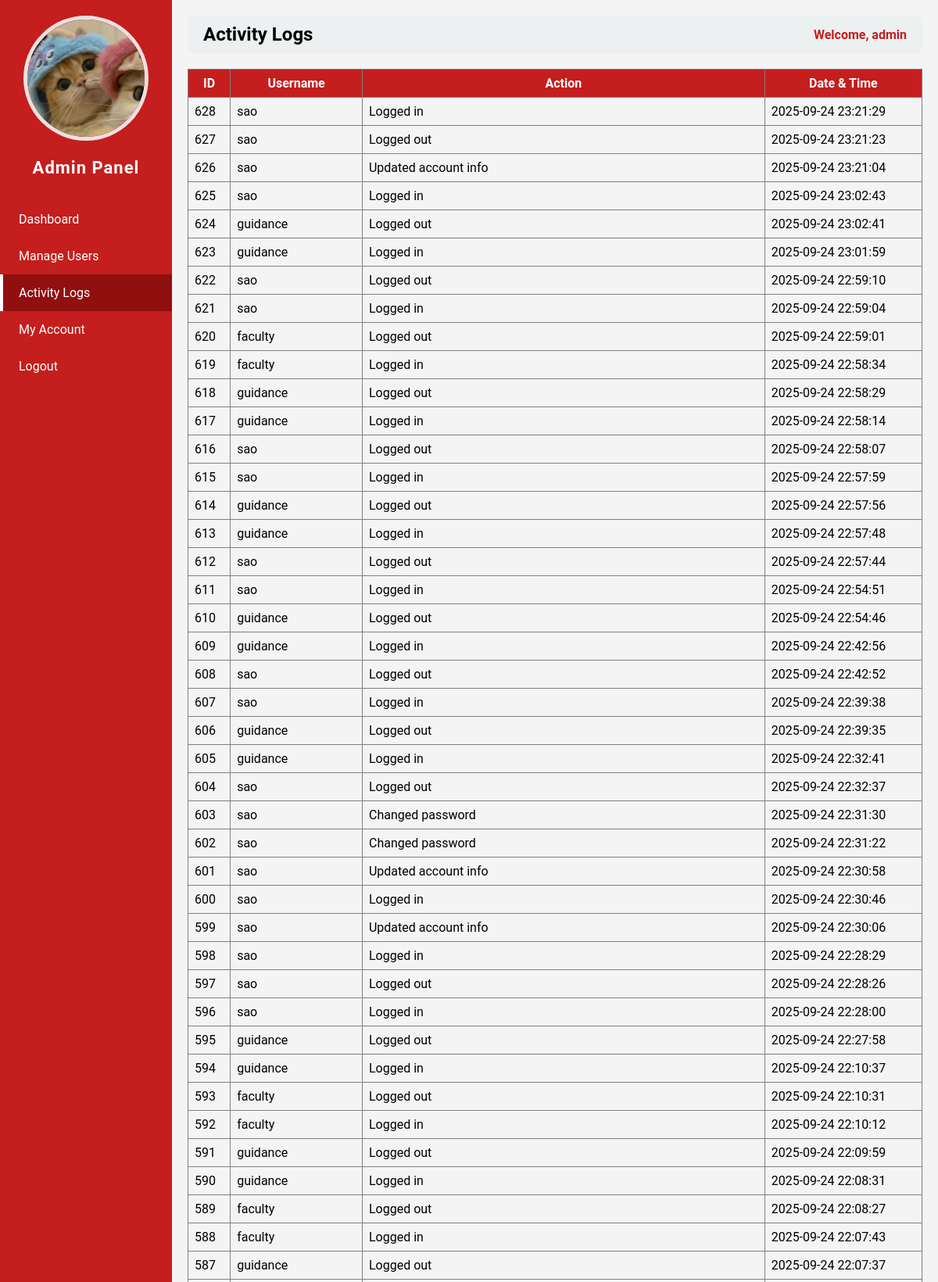
/admin.php?page=activity_logs (signed in, upper part), run on the app's committed database.
### tables this page shows
CREATE TABLE `users` (
  `id` int(11) NOT NULL,
  `username` varchar(50) NOT NULL,
  `password` varchar(255) NOT NULL,
  `role` varchar(50) NOT NULL,
  `email` varchar(255) NOT NULL,
  `contact` varchar(50) NOT NULL,
  `status` varchar(50) NOT NULL,
  `img` varchar(255) NOT NULL
);

CREATE TABLE `logs` (
  `id` int(11) NOT NULL,
  `user_id` int(11) NOT NULL,
  `action` varchar(255) NOT NULL,
  `date_time` datetime NOT NULL DEFAULT current_timestamp()
);

### admin_pages/activity_logs.php (the view)
<?php
$host = "localhost";
$dbname = "studisciplink";
$user = "root";
$pass = "";
try {
    $pdo = new PDO("mysql:host=$host;dbname=$dbname", $user, $pass);
    $pdo->setAttribute(PDO::ATTR_ERRMODE, PDO::ERRMODE_EXCEPTION);
    $stmt = $pdo->prepare("
        SELECT l.id, u.username, l.action, l.date_time
        FROM logs l
        JOIN users u ON l.user_id = u.id
        ORDER BY l.date_time DESC
    ");
    $stmt->execute();
    $logs = $stmt->fetchAll(PDO::FETCH_ASSOC);
} catch (PDOException $e) {
    die("Database error: " . $e->getMessage());
}
?>
<table border="1" cellpadding="8" cellspacing="0" style="width:100%; border-collapse:collapse;">
    <thead style="background:#c41e1e; color:white;">
        <tr>
            <th>ID</th>
            <th>Username</th>
            <th>Action</th>
            <th>Date & Time</th>
        </tr>
    </thead>
    <tbody>
        <?php if ($logs): ?>
            <?php foreach ($logs as $log): ?>
                <tr>
                    <td><?php echo htmlspecialchars($log['id']); ?></td>
                    <td><?php echo htmlspecialchars($log['username']); ?></td>
                    <td><?php echo htmlspecialchars($log['action']); ?></td>
                    <td><?php echo htmlspecialchars($log['date_time']); ?></td>
                </tr>
            <?php endforeach; ?>
        <?php else: ?>
            <tr>
                <td colspan="4" style="text-align:center;">No activity logs found.</td>
            </tr>
        <?php endif; ?>
    </tbody>
</table>

### admin.php (shortened to what this page needs)
<?php
require 'db_connect.php';
$id = $_SESSION['user_id'];
$stmt = $pdo->prepare("SELECT * FROM users WHERE id=?");
$stmt->execute([$id]);
$user = $stmt->fetch(PDO::FETCH_ASSOC);
$page = isset($_GET['page']) ? $_GET['page'] : 'dashboard';
?>
<!DOCTYPE html>
<html>
<head>
</head>
<body>
<div class="sidebar">
    <div class="column profile-photo">
        <?php if (!empty($user['img'])): ?>
            <img src="<?php echo htmlspecialchars($user['img']); ?>" alt="Profile Image">
        <?php else: ?>
            <img src="default.png" alt="Profile Image">
        <?php endif; ?>
    </div>
    <h2>Admin Panel</h2>
    <a href="?page=dashboard" class="<?php echo $page=='dashboard' ? 'active' : ''; ?>">Dashboard</a>
    <a href="?page=manage_users" class="<?php echo $page=='manage_users' ? 'active' : ''; ?>">Manage Users</a>
    <a href="?page=activity_logs" class="<?php echo $page=='activity_logs' ? 'active' : ''; ?>">Activity Logs</a>
    <a href="?page=my_account" class="<?php echo $page=='my_account' ? 'active' : ''; ?>">My Account</a>
    <a href="logout.php">Logout</a>
</div>
<div class="main-content">
    <div class="header">
        <h2><?php echo str_replace('_',' ', $page); ?></h2>
        <span>Welcome, <?php echo $_SESSION['username']; ?></span>
    </div>
    <div class="content">
        <?php
        $file = "admin_pages/{$page}.php";
        if(file_exists($file)){
            include $file;
        } else {
            echo "<p>Page not found.</p>";
        }
        ?>
    </div>
</div>
</body>
</html>

### admin.php (style rules this page uses)
body { margin: 0; font-family: 'Roboto', sans-serif; background: #f4f4f4; }
.sidebar { position: fixed; top: 0; left: 0; width: 220px; height: 100%; background-color: #c41e1e; color: white; display: flex; flex-direction: column; padding-top: 20px; }
.sidebar h2 { text-align: center; margin-bottom: 30px; font-size: 22px; letter-spacing: 1px; }
.sidebar a { padding: 14px 20px; text-decoration: none; color: white; display: block; transition: 0.3s; border-left: 4px solid transparent; }
.sidebar a.active { background-color: #900f0f; border-left: 4px solid #fff; }
.main-content { margin-left: 220px; padding: 20px; }
.header { display: flex; justify-content: space-between; align-items: center; background: #ecf0f1; padding: 10px 20px; border-radius: 8px; margin-bottom: 20px; }
.header h2 { margin: 0; text-transform: capitalize; }
.header span { font-weight: bold; color: #c41e1e; }
.profile-photo { text-align: center; }
.profile-photo img { width: 150px; height: 150px; object-fit: cover; border-radius: 50%; border: 5px solid #ebe0e0ff; }

### data on the page
users: img (picture)
logs: id "628", user.username "sao", action "Logged in", date_time "2025-09-24 23:21:29"
logs: id "627", user.username "sao", action "Logged out", date_time "2025-09-24 23:21:23"
logs: id "626", user.username "sao", action "Updated account info", date_time "2025-09-24 23:21:04"
logs: id "625", user.username "sao", action "Logged in", date_time "2025-09-24 23:02:43"
logs: id "624", user.username "guidance", action "Logged out", date_time "2025-09-24 23:02:41"
logs: id "623", user.username "guidance", action "Logged in", date_time "2025-09-24 23:01:59"
logs: id "622", user.username "sao", action "Logged out", date_time "2025-09-24 22:59:10"
logs: id "621", user.username "sao", action "Logged in", date_time "2025-09-24 22:59:04"
logs: id "620", user.username "faculty", action "Logged out", date_time "2025-09-24 22:59:01"
logs: id "619", user.username "faculty", action "Logged in", date_time "2025-09-24 22:58:34"
logs: id "618", user.username "guidance", action "Logged out", date_time "2025-09-24 22:58:29"
logs: id "617", user.username "guidance", action "Logged in", date_time "2025-09-24 22:58:14"
logs: id "616", user.username "sao", action "Logged out", date_time "2025-09-24 22:58:07"
logs: id "615", user.username "sao", action "Logged in", date_time "2025-09-24 22:57:59"
logs: id "614", user.username "guidance", action "Logged out", date_time "2025-09-24 22:57:56"
logs: id "613", user.username "guidance", action "Logged in", date_time "2025-09-24 22:57:48"
logs: id "612", user.username "sao", action "Logged out", date_time "2025-09-24 22:57:44"
logs: id "611", user.username "sao", action "Logged in", date_time "2025-09-24 22:54:51"
logs: id "610", user.username "guidance", action "Logged out", date_time "2025-09-24 22:54:46"
logs: id "609", user.username "guidance", action "Logged in", date_time "2025-09-24 22:42:56"
logs: id "608", user.username "sao", action "Logged out", date_time "2025-09-24 22:42:52"
logs: id "607", user.username "sao", action "Logged in", date_time "2025-09-24 22:39:38"
logs: id "606", user.username "guidance", action "Logged out", date_time "2025-09-24 22:39:35"
logs: id "605", user.username "guidance", action "Logged in", date_time "2025-09-24 22:32:41"
logs: id "604", user.username "sao", action "Logged out", date_time "2025-09-24 22:32:37"
logs: id "603", user.username "sao", action "Changed password", date_time "2025-09-24 22:31:30"
logs: id "602", user.username "sao", action "Changed password", date_time "2025-09-24 22:31:22"
logs: id "601", user.username "sao", action "Updated account info", date_time "2025-09-24 22:30:58"
logs: id "600", user.username "sao", action "Logged in", date_time "2025-09-24 22:30:46"
logs: id "599", user.username "sao", action "Updated account info", date_time "2025-09-24 22:30:06"
logs: id "598", user.username "sao", action "Logged in", date_time "2025-09-24 22:28:29"
logs: id "597", user.username "sao", action "Logged out", date_time "2025-09-24 22:28:26"
logs: id "596", user.username "sao", action "Logged in", date_time "2025-09-24 22:28:00"
logs: id "595", user.username "guidance", action "Logged out", date_time "2025-09-24 22:27:58"
logs: id "594", user.username "guidance", action "Logged in", date_time "2025-09-24 22:10:37"
logs: id "593", user.username "faculty", action "Logged out", date_time "2025-09-24 22:10:31"
logs: id "592", user.username "faculty", action "Logged in", date_time "2025-09-24 22:10:12"
logs: id "591", user.username "guidance", action "Logged out", date_time "2025-09-24 22:09:59"
logs: id "590", user.username "guidance", action "Logged in", date_time "2025-09-24 22:08:31"
logs: id "589", user.username "faculty", action "Logged out", date_time "2025-09-24 22:08:27"
logs: id "588", user.username "faculty", action "Logged in", date_time "2025-09-24 22:07:43"
logs: id "587", user.username "guidance", action "Logged out", date_time "2025-09-24 22:07:37"

### other printed values
str_replace('_',' ', $page) "Activity Logs"
$_SESSION['username'] "admin"
